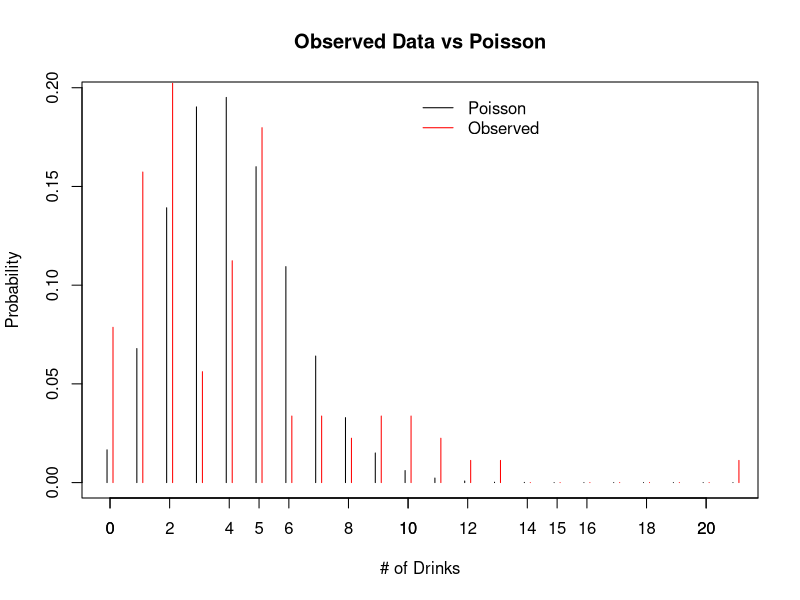
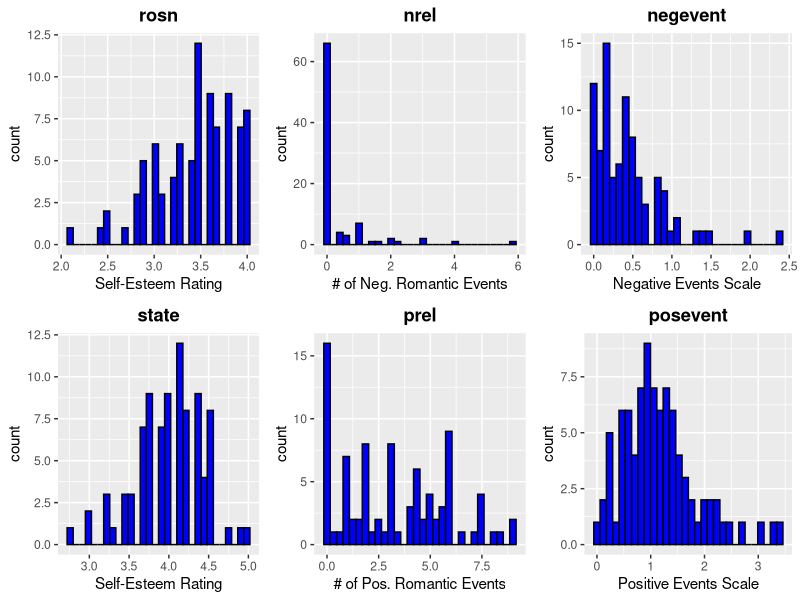
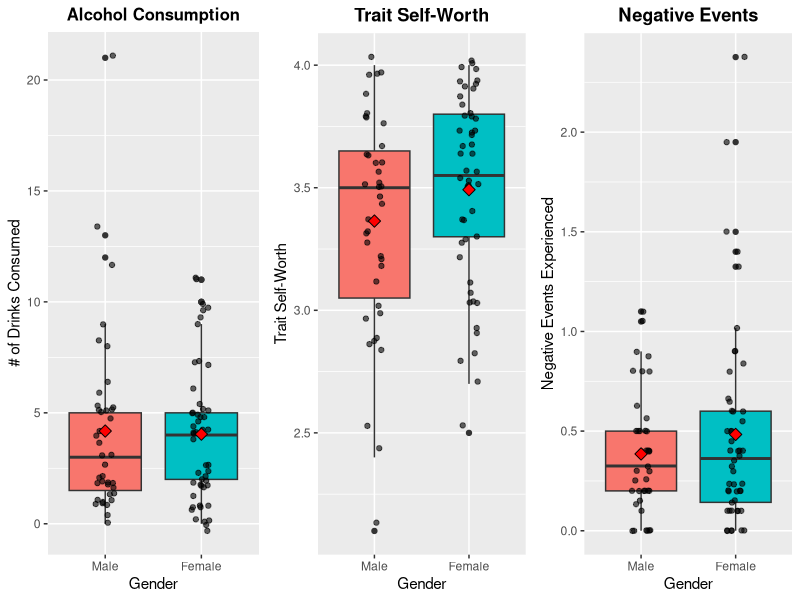
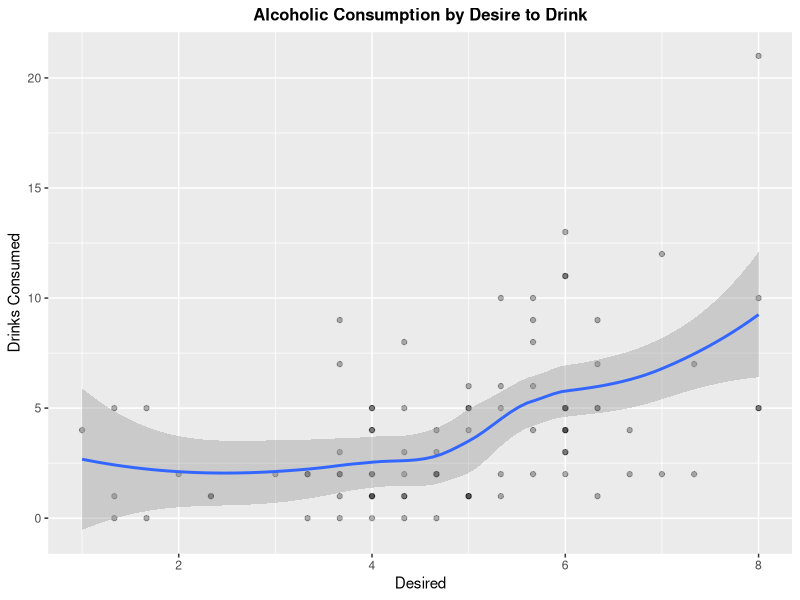
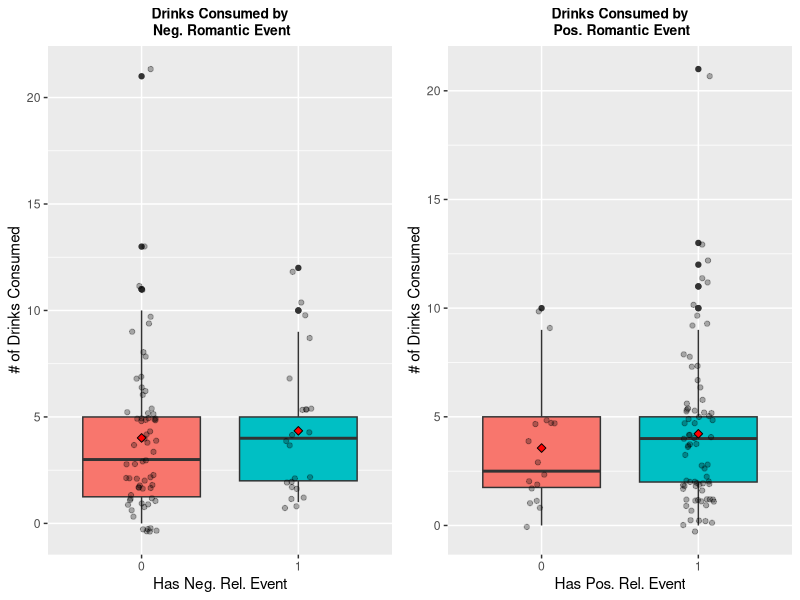
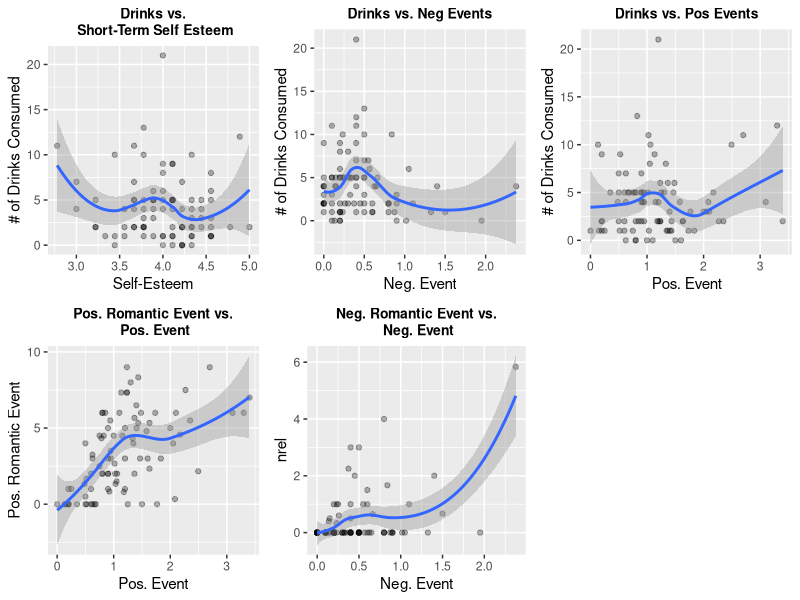
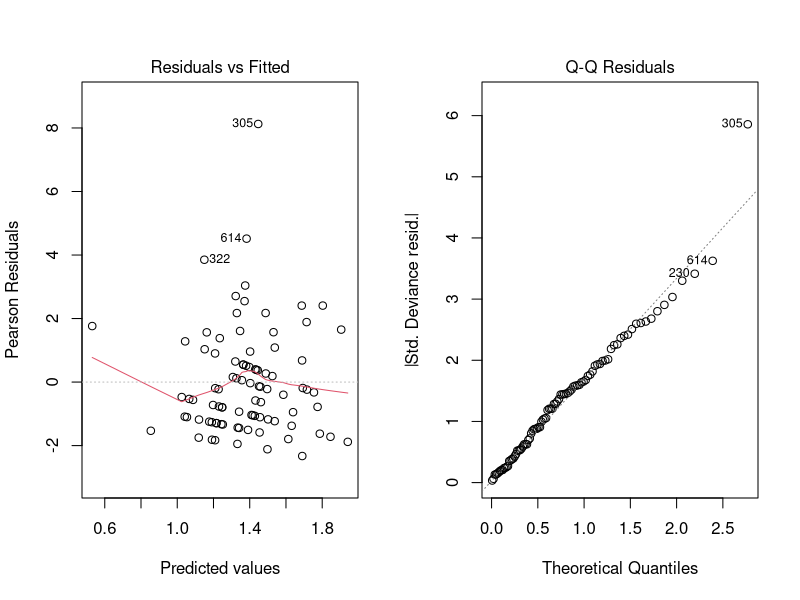
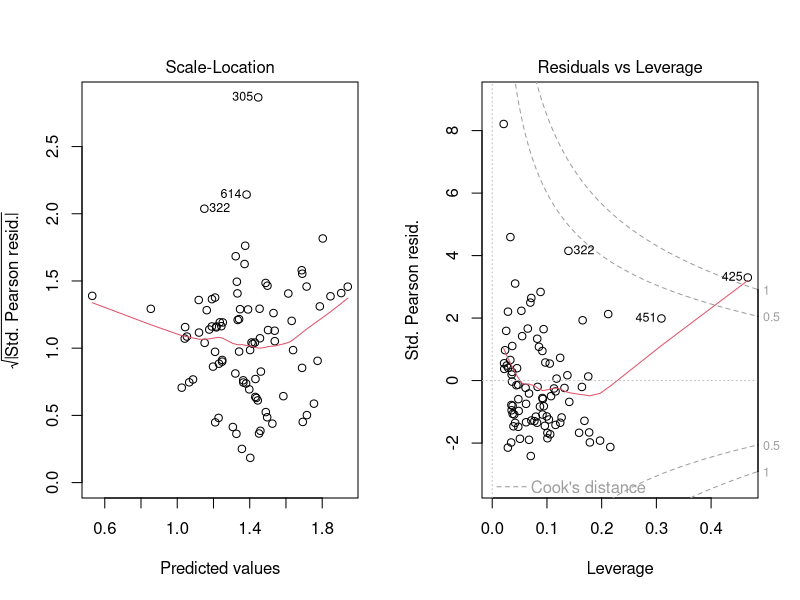

Here is the R script that generated these plots, in order: (Note: this script raises an error after producing the figures.)
## ---- chunk 1
knitr::opts_chunk$set(echo = TRUE)
## ---- chunk 2
# Packages used in analyses
pkg <- c('car', 'plyr', 'ggplot2', 'Hmisc', 'stargazer',
         'ggpubr', 'gridExtra', 'wesanderson', 'MASS')

# Vectorized package load
(lapply(pkg, require, character.only = T))
## ---- chunk 3
# Data load
data_c <- read.csv("DeHartSimplified.csv", sep=",")
data_c[,c('id', 'studyday', 'dayweek', 'gender')] <- 
  lapply(data_c[,c('id', 'studyday', 'dayweek', 'gender')], as.factor)
## ---- chunk 4
# Reducing data to first Saturday following the texbook methodology
df_sat <- data_c[data_c$dayweek == 6,]
# Remove the dayweek variable
df_sat <- subset(df_sat, select=-c(dayweek))
## ---- chunk 5
summary(df_sat[,c("gender", "age")])
## ---- chunk 6
# Plot of dependent variable vs poisson distribution
rel.freq <- table(factor(df_sat$numall, levels=0:21))/length(df_sat$numall)
y <- 0:21; prob <- round(dpois(y, mean(df_sat$numall)), 4)
plot(y-0.1, prob, type="h", ylab="Probability", xlab="# of Drinks",
     main="Observed Data vs Poisson")
axis(side=1, at=seq(0,22,2)); lines(y+0.1, y=rel.freq, type="h", col='red')
legend(10,0.2, c("Poisson", "Observed"), col=c('black','red'),
       lty=c('solid','solid'), bty='n')
## ---- chunk 7
# Histogram of Rosn
hist_rosn <- ggplot(data = df_sat, aes(x = rosn)) + 
  geom_histogram() + stat_bin(colour = "black", fill ="blue") +
  ggtitle("rosn") + xlab('Self-Esteem Rating') + 
  theme(plot.title=element_text(lineheight=1, face="bold", hjust = 0.5))
# Histogram of Nrel
hist_nrel <- ggplot(data = df_sat, aes(x = nrel)) + 
  geom_histogram() + stat_bin(colour = "black", fill ="blue") +
  ggtitle("nrel") + xlab('# of Neg. Romantic Events') + 
  theme(plot.title=element_text(lineheight=1, face="bold", hjust = 0.5))
# Histogram  of Negevent
hist_neg <- ggplot(data = df_sat, aes(x = negevent)) + 
  geom_histogram() + stat_bin(colour = "black", fill ="blue") +
  ggtitle("negevent") + xlab('Negative Events Scale') + 
  theme(plot.title=element_text(lineheight=1, face="bold", hjust = 0.5))
# Histogram of State
hist_state <- ggplot(data = df_sat, aes(x = state)) + 
  geom_histogram() + stat_bin(colour = "black", fill ="blue") +
  ggtitle("state") +xlab('Self-Esteem Rating') + 
  theme(plot.title=element_text(lineheight=1, face="bold", hjust = 0.5))
# Histogram  of Prel
hist_prel <- ggplot(data = df_sat, aes(x = prel)) + 
  geom_histogram() + stat_bin(colour = "black", fill ="blue") +
  ggtitle("prel") + xlab('# of Pos. Romantic Events') + 
  theme(plot.title=element_text(lineheight=1, face="bold", hjust = 0.5))
# Histogram  of Posevent
hist_pos <- ggplot(data = df_sat, aes(x = posevent)) + 
  geom_histogram() + stat_bin(colour = "black", fill ="blue") +
  ggtitle("posevent") + xlab('Positive Events Scale') + 
  theme(plot.title=element_text(lineheight=1, face="bold", hjust = 0.5))
ggarrange(hist_rosn, hist_nrel, hist_neg, hist_state, hist_prel, hist_pos, 
          ncol = 3, nrow = 2, common.legend = TRUE, legend = "bottom")
## ---- chunk 8
# Binarizing Negative Romantic Relationships and Positive Romantic Relationships
df_sat['HasNrel'] <- ifelse(df_sat$nrel > 0, 1, 0)
df_sat['HasPrel'] <- ifelse(df_sat$prel > 0, 1, 0)
## ---- chunk 9
#Split out three variables of interest by gender
bp_numall <- ggplot(data = df_sat, aes(factor(gender), numall)) +
         geom_boxplot(aes(fill=factor(gender))) +
         geom_jitter(width = 0.1, alpha = 0.6) + xlab("Gender") + 
         ylab("# of Drinks Consumed") + ggtitle("Alcohol Consumption") +
         theme(plot.title=element_text(lineheight=1, face="bold", hjust = 0.5, size = 12)) +
         stat_summary(fun.y = mean, geom = "point", shape= 23, size = 3, fill = "red") +
         scale_x_discrete(labels = c("1" = "Male", "2" = "Female"))
bp_rosn <- ggplot(data = df_sat, aes(factor(gender), rosn)) + 
         geom_boxplot(aes(fill=factor(gender))) +
         geom_jitter(width = 0.1, alpha = 0.6) + xlab("Gender") + 
         ylab("Trait Self-Worth") + ggtitle("Trait Self-Worth") +
         theme(plot.title=element_text(lineheight=1, face="bold", hjust = 0.5)) +
         stat_summary(fun.y = mean, geom = "point", shape= 23, size = 3, fill = "red") +
         scale_x_discrete(labels = c("1" = "Male", "2" = "Female"))
bp_negev <- ggplot(data = df_sat, aes(factor(gender), negevent)) + 
         geom_boxplot(aes(fill=factor(gender))) +
         geom_jitter(width = 0.1, alpha = 0.6) + xlab("Gender") + 
         ylab("Negative Events Experienced") + ggtitle("Negative Events") +
         theme(plot.title=element_text(lineheight=1, face="bold", hjust = 0.5)) + 
         stat_summary(fun.y = mean, geom = "point", shape= 23, size = 3, fill = "red") +
         scale_x_discrete(labels = c("1" = "Male", "2" = "Female"))
ggarrange(bp_numall, bp_rosn, bp_negev, ncol=3, legend = 'none')
## ---- chunk 10
ggplot(data = df_sat, aes(x = desired, y = numall)) + geom_point(alpha = 0.3) +
  geom_smooth(method = 'loess') + xlab("Desired") + ylab("Drinks Consumed") +
  ggtitle("Alcoholic Consumption by Desire to Drink") +
  theme(plot.title=element_text(lineheight=1, face="bold", hjust = 0.5, size = 12))
## ---- chunk 11
#Split out three variables of interest by gender
bp_nrel <- ggplot(data = df_sat, aes(factor(HasNrel), numall)) + 
  geom_boxplot(aes(fill=factor(HasNrel))) + geom_jitter(width = 0.1, alpha = 0.3) + 
  xlab("Has Neg. Rel. Event") + ggtitle("Drinks Consumed by\n Neg. Romantic Event") + 
  ylab("# of Drinks Consumed") +
  theme(plot.title=element_text(lineheight=1, face="bold", hjust = 0.5, size = 10)) +
  stat_summary(fun.y = mean, geom = "point", shape= 23, size = 2, fill = "red")
bp_prel <- ggplot(data = df_sat, aes(factor(HasPrel), numall)) + 
  geom_boxplot(aes(fill=factor(HasPrel))) + geom_jitter(width = 0.1, alpha = 0.3) + 
  xlab("Has Pos. Rel. Event") + ggtitle("Drinks Consumed by\n Pos. Romantic Event") +
  ylab("# of Drinks Consumed") +
  theme(plot.title=element_text(lineheight=1, face="bold", hjust = 0.5, size = 10)) +
  stat_summary(fun.y = mean, geom = "point", shape= 23, size = 2, fill = "red")
ggarrange(bp_nrel, bp_prel, ncol=2, legend = 'none')
## ---- chunk 12
## Self-Esteem vs. Number of Drinks
state_numall <- ggplot(data = df_sat, aes(x = state, y = numall)) +
  geom_point(alpha = 0.3) + geom_smooth() + xlab("Self-Esteem") + 
  ylab('# of Drinks Consumed') + ggtitle("Drinks vs.\n Short-Term Self Esteem") + 
  theme(plot.title=element_text(lineheight=1, face="bold", hjust = 0.5, size = 10))
# Negative Event vs. Number of Drinks
nrel_numall <- ggplot(data = df_sat, aes(x = negevent, y = numall)) +
  geom_point(alpha = 0.3) + geom_smooth() + xlab("Neg. Event") + 
  ylab('# of Drinks Consumed') + ggtitle("Drinks vs. Neg Events") + 
  theme(plot.title=element_text(lineheight=1, face="bold", hjust = 0.5, size = 10))
# Negative Event vs. Number of Drinks
prel_numall <- ggplot(data = df_sat, aes(x = posevent, y = numall)) +
  geom_point(alpha = 0.3) + geom_smooth() + xlab("Pos. Event") + 
  ylab('# of Drinks Consumed') + ggtitle("Drinks vs. Pos Events")+ 
  theme(plot.title=element_text(lineheight=1, face="bold", hjust = 0.5, size = 10))
# Positive Events vs. Positive Romantic Events
pos_prel <- ggplot(data = df_sat, aes(x = posevent, y = prel)) + 
  geom_point(alpha = 0.3) + geom_smooth() + xlab("Pos. Event") + 
  ylab("Pos. Romantic Event") + ggtitle("Pos. Romantic Event vs.\n Pos. Event") + 
  theme(plot.title=element_text(lineheight=1, face="bold", hjust = 0.5, size = 10))
# Negative Events vs. Negative Romantic Events
neg_nrel <- ggplot(data = df_sat, aes(x = negevent, y = nrel)) + 
  geom_point(alpha = 0.3) + geom_smooth() + xlab("Neg. Event") + 
  ylab("nrel") + ggtitle("Neg. Romantic Event vs.\n Neg. Event") + 
  theme(plot.title=element_text(lineheight=1, face="bold", hjust = 0.5, size = 10))
ggarrange(state_numall, nrel_numall, prel_numall, pos_prel, neg_nrel, nrow=2, ncol=3, legend = 'none')
## ---- chunk 13
All_poisson <- glm(numall ~ nrel + rosn + nrel*rosn + desired + age + gender,
                   family=poisson(link="log"), data=df_sat)
All_lm <- lm(numall ~ nrel + rosn + nrel*rosn + desired + age + gender, data=df_sat)
# AIC for both models
AIC(All_poisson); AIC(All_lm)
## ---- chunk 14
step_columns <- df_sat[,3:14] 
emptyMod <- glm(numall ~ 1, family=poisson(link="log"), data=step_columns)
fullMod <- glm(numall ~ ., family=poisson(link="log"), data=step_columns)

forw.sel <- step(object = emptyMod, scope = list(upper = fullMod), 
                 direction = "forward", k = log (nrow (step_columns)), trace = FALSE)

back.sel <- step(object = fullMod, scope = list(lower = emptyMod), 
                 direction = "backward", k = log(nrow(step_columns)), trace = FALSE)

Anova(forw.sel)
## ---- chunk 15
# Fit Poisson model
Poisson_V2 <- glm(numall ~ HasNrel + rosn + HasNrel:rosn + HasPrel +
                    posevent + negevent + state, family=poisson(link="log"), data=df_sat)
# Coefficients
100*(exp(Poisson_V2$coefficients)-1)
#Likelihood ratio test
Anova(Poisson_V2)
## ---- chunk 16
# Residual Plots
par(mfrow=c(1,2)); plot(Poisson_V2)
## ---- chunk 17
# Fit model removing outliers
Poisson_V2_prune <- glm(numall ~ HasNrel + rosn + HasNrel:rosn + HasPrel +
                          posevent + negevent + state, 
                        family=poisson(link="log"), 
                        data=df_sat[!(rownames(df_sat) %in% c(425)),])
# Coefficient Analysis
100*(exp(Poisson_V2_prune$coefficients)-1)
# Likelihood Ratio
Anova(Poisson_V2_prune)
## ---- chunk 18
# Plot residuals
par(mfrow=c(1,2)); plot(Poisson_V2_prune)
## ---- chunk 19
# Compare to model with outliers
stargazer(Poisson_V2_prune, Poisson_V2, type="text", digits = 2)
## ---- chunk 20
biv_1 <- ggplot(data = df_sat, aes(factor(gender), posevent)) + geom_boxplot(aes(fill=factor(gender))) +
         geom_jitter(width=0.1) + xlab("Gender")       + ggtitle("Positive Events")      +
         theme(plot.title=element_text(lineheight=1, face="bold"))

biv_2 <- ggplot(data = df_sat, aes(factor(gender), state)) + geom_boxplot(aes(fill=factor(gender))) +
         geom_jitter(width=0.1) + xlab("Gender")       + ggtitle("Self-Esteem State")      +
         theme(plot.title=element_text(lineheight=1, face="bold"))

biv_3 <- ggplot(data = df_sat, aes(factor(gender), desired)) + geom_boxplot(aes(fill=factor(gender))) +
         geom_jitter(width=0.1) + xlab("desired")       + ggtitle("Drinking Desire")      +
         theme(plot.title=element_text(lineheight=1, face="bold"))


ggarrange(biv_1, biv_2, biv_3, ncol=3, common.legend = TRUE, legend = "bottom")
## ---- chunk 21
drk_x_hasnrel <- ggplot(data = df_sat, aes(x = as.factor(HasNrel), y = numall)) + geom_boxplot()
drk_x_hasnrel
## ---- chunk 22
#we can see that the average desire to drink is also a normal distribution. This suggests that when we are looking at a desire to drink, we might want to consider what that person's "baseline" drinking is

#we can do this by taking a desire to drink as a distance from average desire to drink

#df_sat = merge(df_sat, avgDrink, by="id")
#df_sat = rename(df_sat, c('desired.y' = 'Id_MeanDrink', 'desired.x' = 'desired'))

#df_sat['desired_adj'] = df_sat$desired - df_sat$Id_MeanDrink
#hist(df_sat$desired_adj)

#this gives a normal distribution of desired
## ---- chunk 23
data.frame(aggregate(desired ~ HasNrel, df_sat, mean))
#little difference between 0 and nonzero here.
#test for significance of difference using wilcoxon rank sum test
#unaltered desired to drink - nonsignificant, closer to significance
wilcox.test(df_sat[df_sat$nrel > 0, "numall"], df_sat[df_sat$nrel == 0, "numall"])
#adjusted desire to drink - nonsignificant
wilcox.test(df_sat[df_sat$nrel > 0, "numall"], df_sat[df_sat$nrel == 0, "numall"])
## ---- chunk 24
# Test independence assumption
mod <- lm(desired ~ as.factor(id), data=data_c)
mean(summary(mod)$coefficients[,4]<0.05)
## ---- chunk 25
#bucket data
df_sat['nrelBucket'] <- transform(df_sat, group=cut(as.numeric(sub('[%]', '', nrel+.001)), 
    breaks=c(0,1, 2, 3, 4,5,6,7,8.1),
    labels=c('0-1', '1-2', '2-3', '3-4', '4-5', '5-6','6-7','7-8')))$group

df_sat['rosnBucket'] <- transform(df_sat, group=cut(as.numeric(sub('[%]', '', rosn)), 
    breaks=c(2,2.5, 3, 3.5, 4),
    labels=c('2-2.5', '2.5-3', '3-3.5', '3.5-4')))$group

df_sat['desiredBucket'] <- transform(df_sat, group=cut(as.numeric(sub('[%]', '', desired+.001)), 
    breaks=c(0,1, 2, 3, 4,5,6,7,8.1),
    labels=c('0-1', '1-2', '2-3', '3-4', '4-5', '5-6','6-7','7-8')))$group
## ---- chunk 26
# volume and mean desire to drink in each bucket
# dplyr::count(df_sat, nrelBucket, rosnBucket, desiredBucket)

 xtabs(desired ~ nrelBucket, aggregate(desired ~ nrelBucket, df_sat, mean))
 xtabs(desired ~ rosnBucket, aggregate(desired ~ rosnBucket, df_sat, mean))

 xtabs(desired ~ nrelBucket + rosnBucket, aggregate(desired ~ nrelBucket + rosnBucket, df_sat, mean))
 table(df_sat$nrelBucket, df_sat$rosnBucket)
